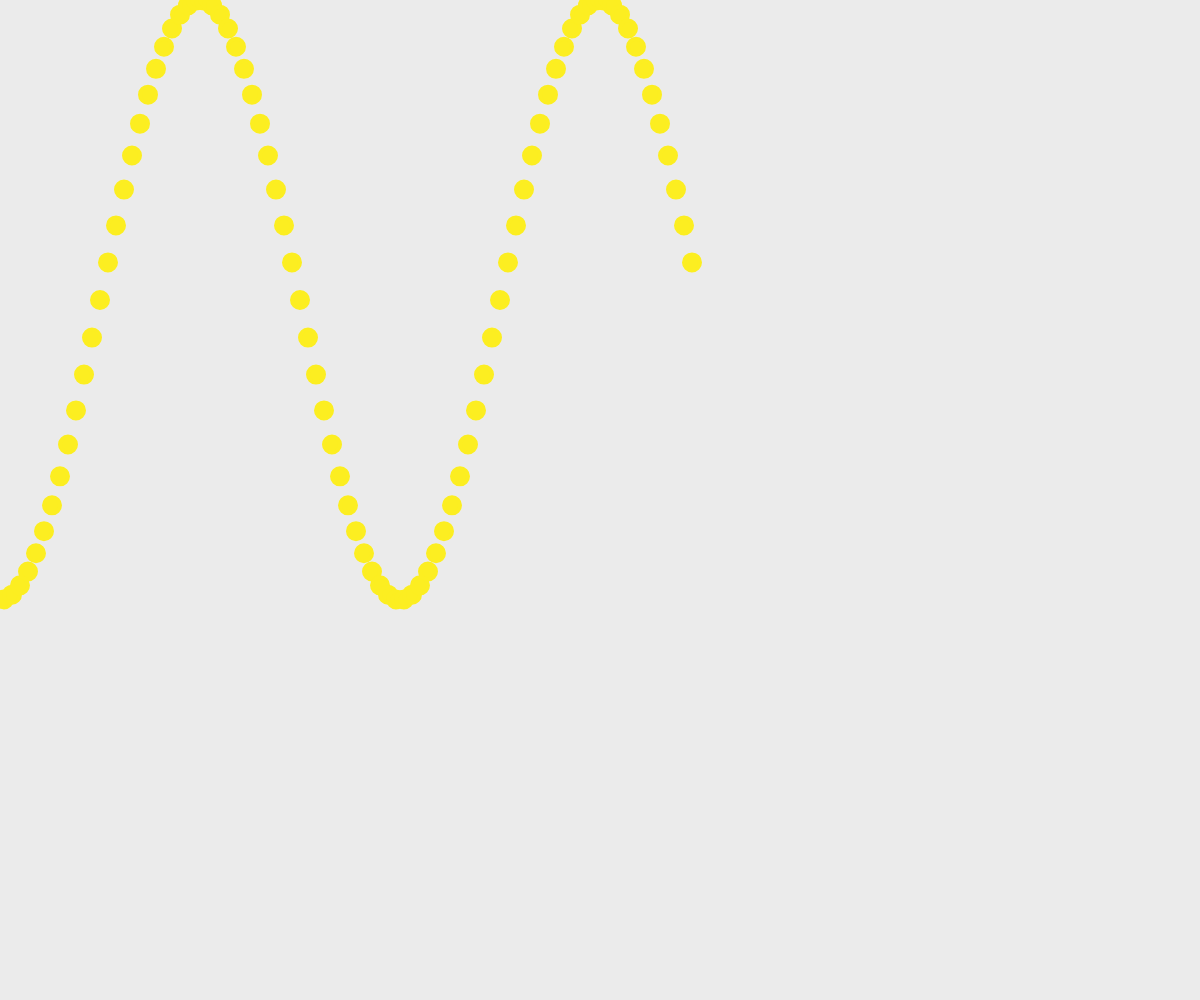
Frame 1 (no input)
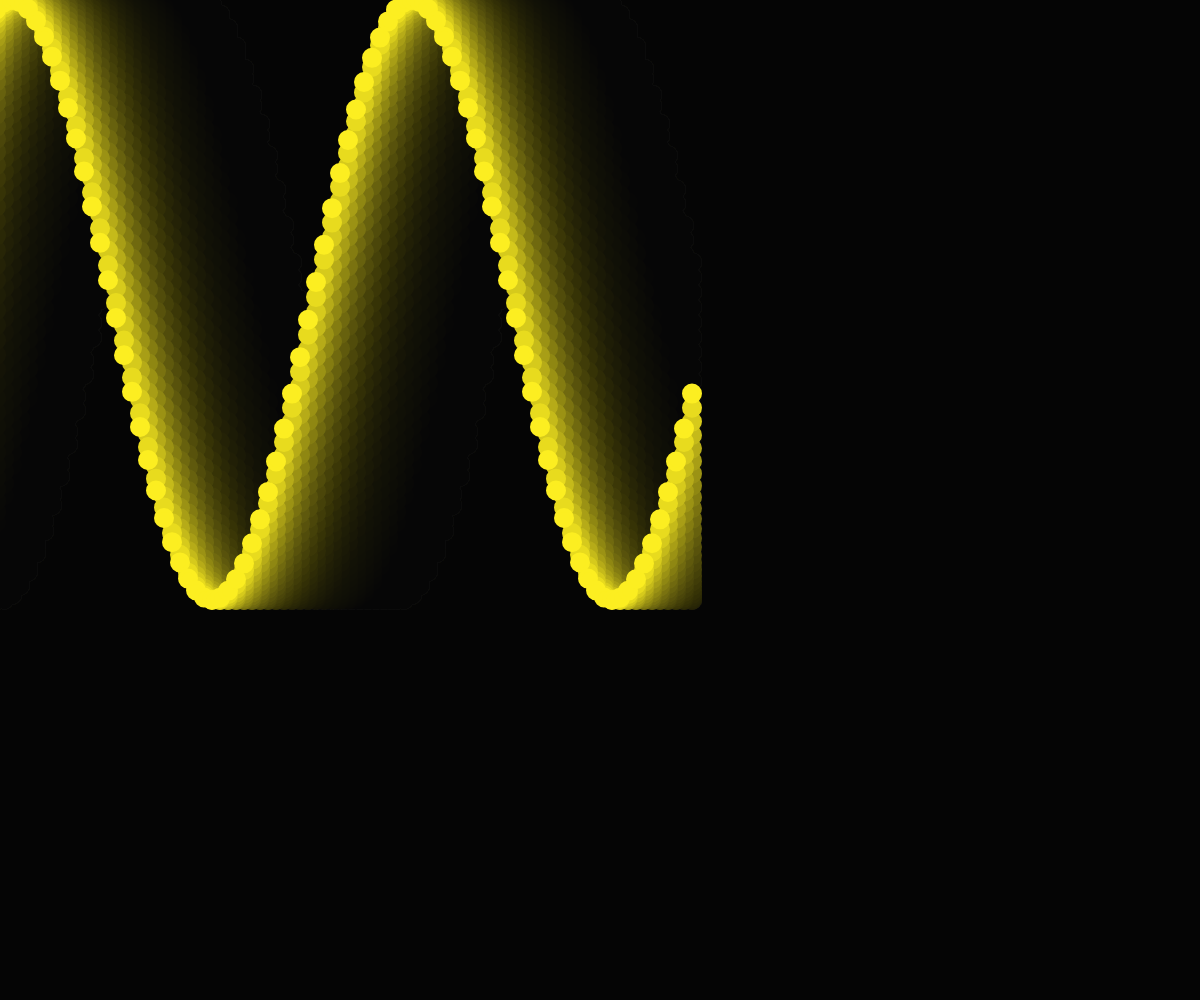
Frame 60 (no input)
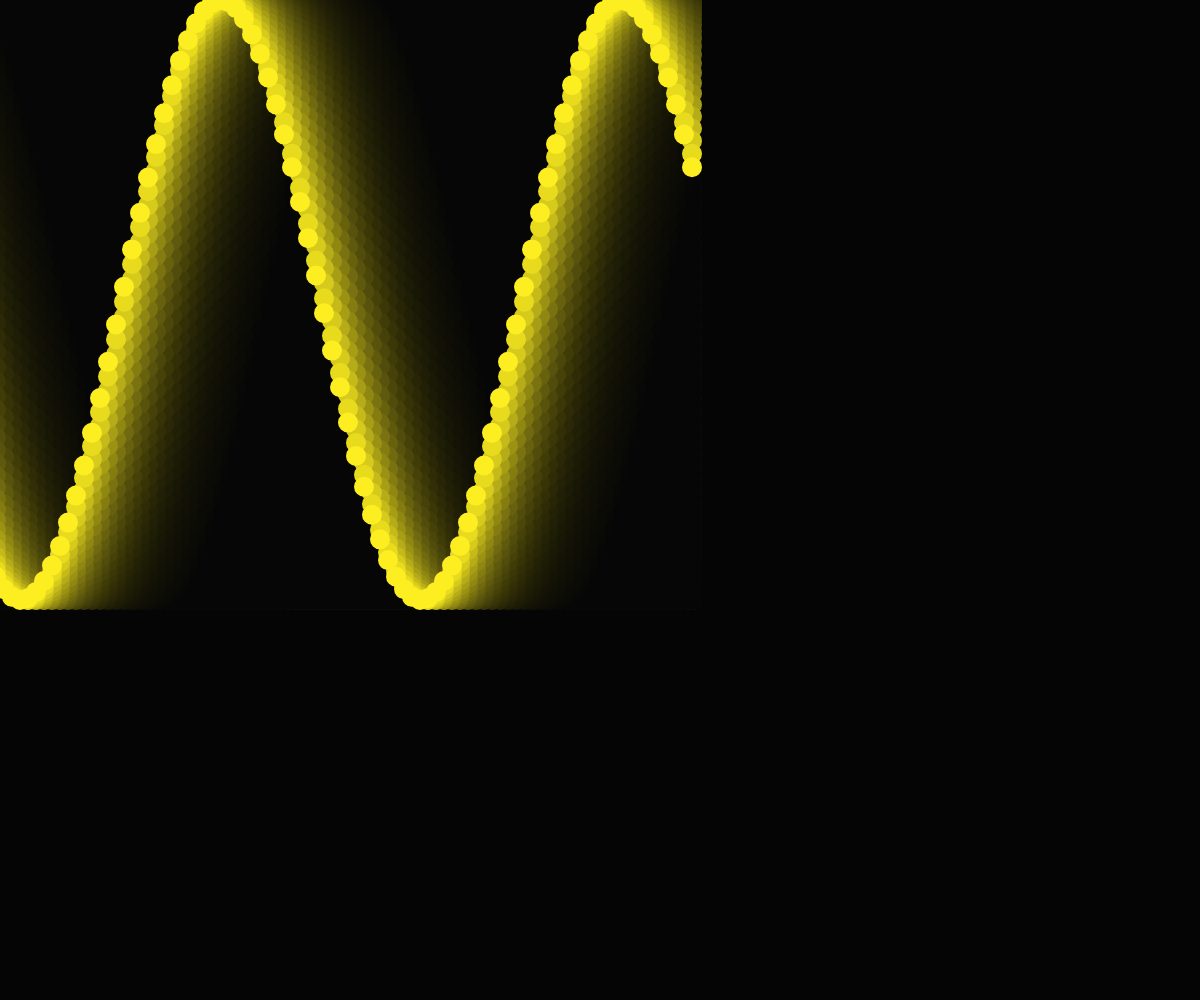
Frame 120 (the mouse pressed at the canvas centre since frame 60)

The p5.js sketch that drew these frames (run headless with seeded random() and noise() and a simulated clock; from frame 60 on, the mouse is pressed at the canvas centre):

// p5.js sketch
// ── sketch.js
let angles = [];
let angleV = [];
let r = 8;

function setup(){
    createCanvas(windowWidth, windowHeight);
    let total = floor(width / (r*1.5));
    for (let i = 0; i < total; i++){
        angles[i] = map(i,0,total,0,2*TWO_PI);
        angleV[i] = 0.01 + i / 100;
    }
}

function draw(){
    background(0,20);
    translate(300, 300);
    fill(252,238,33);
    stroke(252,238,33);
    beginShape();
    for (let i = 0; i < angles.length; i++){
        let y = map(sin(angles[i]),-1,1,-300,300);
        strokeWeight(4);
        let x = map(i,0,angles.length,-400,400);
        // line(x,0,x,y);
        circle(x,y,r * 2);
        // vertex(x, y);
        angles[i] += 0.05;
        // angles[i] += angleV[i];
    }
    endShape();
    // angle += angleV;
}
// ── mover.js


class Mover{
  constructor(x,y,m){
    this.pos = createVector(x, y);
    this.vel = p5.Vector.random2D();
    this.vel.mult(5);
    this.acc = createVector(0,0);
    this.r = 16;
    this.mass = m
    this.r = sqrt(this.mass);
  }

  drag(c){
    let drag = this.vel.copy();
    drag.normalize();
    drag.mult(-1);

    let speedSq = this.vel.magSq();
    drag.setMag(c * speedSq);

    this.applyForce(drag);
  }

  applyForce(force) {
    let f = p5.Vector.div(force,this.mass);
    this.acc.add(f);
  }

  edges(){
    if (this.pos.y >= height-this.r){
      this.pos.y = height-this.r;
      this.vel.y *= -1;
    }

    if (this.pos.x >= width-this.r){
      this.pos.x = width-this.r;
      this.vel.x *= -1;
    }else if(this.pos.x <= this.r){
      this.pos.x = this.r;
      this.vel.x *= -1;
    }
  }

  update(){
    this.vel.add(this.acc);
    this.pos.add(this.vel);
    this.acc.set(0,0);
  }

  show(){
    stroke(255);
    strokeWeight(2);
    fill(255,100);
    ellipse(this.pos.x, this.pos.y,this.r * 2);
  }
}
